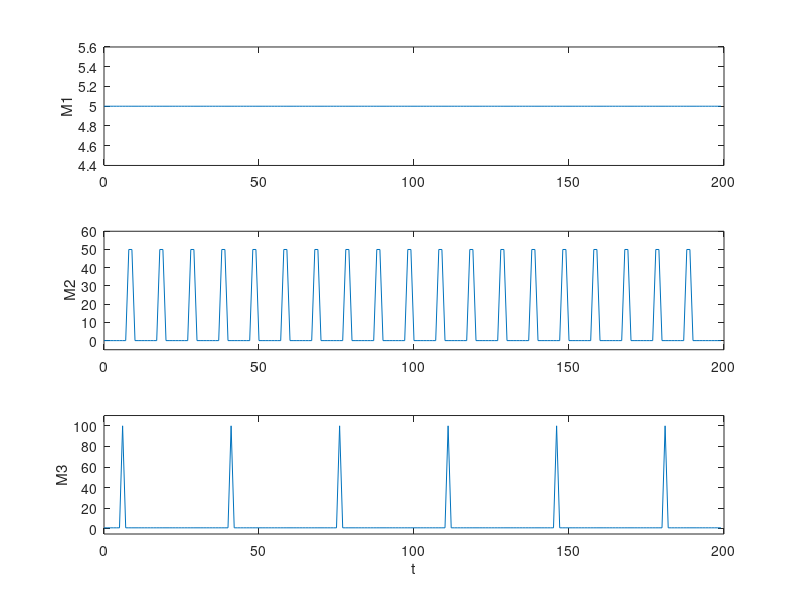
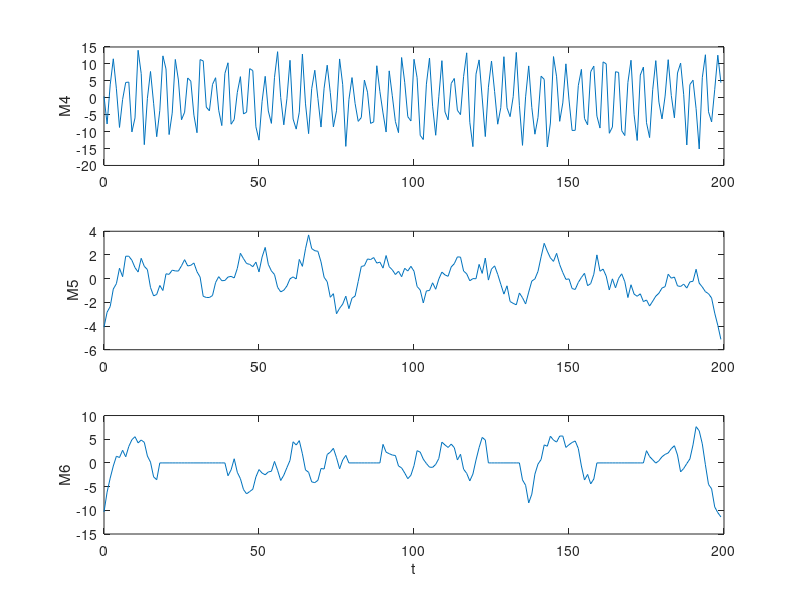

These charts were generated, in order, by the following MATLAB code: (Note: this script raises an error after producing the figures.)
function optim_P3_small(debug_lvl, iter_req, count_failed, initial_parameters)
% optim_P3_small attempts to solve a convvex optimization problem.
%   
%   DESCRIPTION:
%   The program attempts to minimize the convex optimization problem described in 
%
%   M. Choi, S. Kim and S. Seo, "Energy Management Optimization in a Battery/Supercapacitor 
%   Hybrid Energy Storage System," in IEEE Transactions on Smart Grid, vol. 3, no. 1, 
%   pp. 463-472, March 2012.
% 
%   DOI: 10.1109/TSG.2011.2164816
%   
%   The implemented mathematics were tested to be consistent with the math given in the paper.
%   Missed parameters and values were tried to reverse engineer or tried to set to reasonable 
%   values.
%
%
%   SYNTAX:
%       optim_P3_small()
%       optim_P3_small(debug_lvl)
%       optim_P3_small(debug_lvl, iter_req)
%       optim_P3_small(debug_lvl, iter_req, count_failed)
%       optim_P3_small(debug_lvl, iter_req, count_failed, initial_parameters)
%
%   where:
%       debug_lvl = [0|1] --> will print debugging infos in stdout
%       iter_req = [int]  --> number of iterations requested for MIAD
%       count_failed = [0|1] --> whether or not to count failed / non convergence runs in MIAD
%       initial_parameters = [0|1] --> 0 = use parameters from chapter 4B | 1 = use parameters from Fig. 7
%
%   EXAMPLES:
%       optim_P3_small() will result in a single run, where the results of Fig. 6 are tried to reproduce
%       optim_P3_small(0, 50, 0, 1) will result in 50 runs where the results from Fig 7 are tried to reproduce

close all;

if nargin < 1
    debug_lvl = 0;
end

if nargin < 2
    iter_req = 1;
end

if nargin < 3
    count_failed = 1;
end

if nargin < 4
    initial_parameters = 1;
end

disp(['debug_lvl: ', num2str(debug_lvl)])

%% input parameters

% parameters inputs 

T = 200;
K = 4;

% parameters for solver:
TolCon = 1e-12;
MaxIter = 10000;
MaxFunEvals = 50000;


%% generate input Data

% from table in the paper
C_k = [50, 150, 310, 350];          % in [F]
V_sk_max = [2.7, 2.7, 2.7, 2.7];    % in [V]
R_sk_max = [20, 14, 2.2, 3.2]*1e-3;  % in [Ohm]


% HACK: Delta is given nowhere in the paper besides the info 
% "We assume that the voltage and current are measured using discrete 
% signals with a sufficiently small sampling period"

% the time constants (R*C) of the K capacitor systems are
% tau_k = R_k * C_k = [1.   , 2.1  , 0.682, 1.12 ]
% smallest one is 0.682 seconds
%   --> assume properly sampled (Delta <= tau/10)
%   => Delta <= 0.0688... set Delta to 0.01s
Delta = 0.01;

%% generate input data M1-M3 (reverse engineered from plots)

M1 = 5 * ones(T, 1);
M2 = zeros(T,1);
M3 = ones(T, 1);
t = 0:T-1;

for i=1:10:T-10
    M2(i+8) = 50;
    M2(i+9) = 50;
end

for i=7:35:T
    M3(i) = 100;
end

% HACK: M4-M6 are not in the paper, I just came up with something similar looking

rng(10000)

M4 = rand(T, 1) * 10 + 10 * sin(linspace(0, 150 * 2 * pi, T)');
M4 = M4 - mean(M4);

a_filt = ones(10,1)/10;
M5 = rand(T, 1) * 20;
M5 = conv(M5, a_filt, 'same');
M5 = M5 - mean(M5);

M6 = rand(T, 1) * 40;
M6 = conv(M6, a_filt, 'same');
M6 = M6 + 2 * sin(linspace(0, 20 * 2 * pi, T)');
M6 = M6 - mean(M6);
M6(19:40) = 0;
M6(80:90) = 0;
M6(125:135) = 0;
M6(160:175) = 0;

I_Mn = [M1, M2, M3, M4, M5, M6];


%% plot test data M1-M3
figure();
subplot(3,1,1);
plot(t, M1);
ylabel('M1')

subplot(3,1,2);
plot(t, M2);
ylabel('M2')
ylim([-5, 60])

subplot(3,1,3);
plot(t, M3);
ylabel('M3')
xlabel('t')
ylim([-5, 110])

%% plot test data M4-M6
figure();
subplot(3,1,1);
plot(t, M4);
ylabel('M4')

subplot(3,1,2);
plot(t, M5);
ylabel('M5')

subplot(3,1,3);
plot(t, M6);
ylabel('M6')
xlabel('t')

%% initial conditions

% the individuall components of x to find in Tx1 and TxK form
I_b0        = zeros(T, 1);
I_sk_out0   = zeros(T, K);
I_sk_in0    = zeros(T, K);
V_sk0       = zeros(T+1, K);
L_k0        = zeros(T, K);

% flatten each one to Tx1 and (K*T)x1 
I_b0        = reshape(I_b0,1,[]).';
I_sk_out0   = reshape(I_sk_out0,1,[]).';
I_sk_in0 	= reshape(I_sk_in0,1,[]).';
V_sk0       = reshape(V_sk0,1,[]).';
L_k0        = reshape(L_k0,1,[]).';

% combine into x and set as x0 (startvector) this is only for 
% testing and will be overwritten later
x0 = [  I_b0;
        I_sk_out0;
        I_sk_in0;
        V_sk0;
        L_k0];
    


%% construct the problem

%% constraint 1

% constraint : I_B + sum_k(I_sk_out - I_sk_in) - sum_n(I_Mn) = 0

% eq_lh = I_B + sum(I_sk_out - I_sk_in);
% eq_rh = sum(I_Mn, 2);

% in matrix form this should be:
% [I,   I,    I,    I,    I,    -I,   -I,   -I,   -I] * 
% [I_b, I_1o, I_2o, I_3o, I_4o, I_1i, I_2i, I_3i, I_4i]^T

I = eye(T, T);
A1 = I;
A4 = zeros(T, (T+1)*K);
A5 = zeros(T, T*K);

A2 = [];
A3 = [];
for k=1:K
    A2 = [A2,  I];
    A3 = [A3,  I];
end

%        I_b, I_sk_out, I_sk_in,  V_sk, L_k
eq1_A = [A1,  A2,       -A3,      A4,   A5];
eq1_b = sum(I_Mn, 2);

if debug_lvl > 0
    % test for debugging --> this must not fail
    disp('eq1_A * x0 - eq1_b');
    eq1_A * x0 - eq1_b
end

%% constraint 2 original implementation

% constraint : (A-I) * V_sk - D_k_out * I_sk_out - D_k_in * I_sk_in = 0

% eq_lh = (A-I) * V_sk - D_k_out * I_sk_out - D_k_in * I_sk_in;
% eq_rh = 0;

% should in matrix form be 
% [0, A-I, -D_k_out, -D_k_in, 0] *
% [I_b, V_sk, I_sk_out, I_sk_in, L_k]^T
% where the non zero terms must actually be concat k times

% part 1: (A-I) * V_sk
A11 = zeros(1, T);
A11(1,1) = 1;
A21 = eye(T);
A22 = zeros(T,1);

A_k = [ A11, 0;
        A21, A22];

% build block diagonalmatrix with K blocks on diagonal
args = cell(K);
for k=1:K
    args{k} = A_k;
end
A = blkdiag(args{:});
Ia = eye(size(A));

% part 2: D_k_out * I_sk_out - D_k_in * I_sk_in
tmp = [ zeros(1,T); 
        eye(T)];
    
args1 = cell(K);
args2 = cell(K);
for k=1:K
    c1 = R_sk_max(k) + Delta / C_k(k);
    c2 = R_sk_max(k) - Delta / C_k(k);
    args1{k} = c1 * tmp;
    args2{k} = c2 * tmp;
end
D_out = blkdiag(args1{:});
D_in = blkdiag(args2{:});

Z = zeros(size(D_out, 1), T);
Z_k = zeros(size(D_out, 1), K*T);

%         I_b,  I_sk_out, I_sk_in,  V_sk,    L_k
eq2_A = [ Z,    -D_out,   -D_in,    (A-Ia), Z_k];
eq2_b = zeros(size(D_out, 1), 1);


% get all non zero rows
idx = sum(abs(eq2_A), 2) > 0;
% exclude all zero rows
eq2_A = eq2_A(idx,:);
eq2_b = eq2_b(idx,:);


% test for debugging --> this must not fail
if debug_lvl > 0
    disp('D_out * I_sk_out0');
    D_out * I_sk_out0
    disp('D_in * I_sk_in0');
    D_in * I_sk_in0
    disp('A * V_sk0');
    A * V_sk0
    disp('eq2_A * x0 - eq2_b');
    eq2_A * x0 - eq2_b
end


%% constraint 3

% constraint : E * V_sk = 0

% eq_lh = E * V_sk
% eq_rh = 0;

E_sub = zeros(1, T+1);
E_sub(1) = 1;
E_sub(end) = -1;

% stack K times
E = [];
for k=1:K
    E = [E, E_sub];
end

Z1 = zeros(1, T);
Z2 = zeros(1, K*T);

%         I_b,  I_sk_out,   I_sk_in, V_sk, L_k
eq3_A = [ Z1,   Z2,         Z2,       E,   Z2 ];
eq3_b = 0;

if debug_lvl > 0
    % test for debugging --> this must not fail
    disp('E * V_sk0');
    E * V_sk0
    disp('eq3_A * x0 - eq3_b');
    eq3_A * x0 - eq3_b
end

%% combine all constraints to one
Aeq = [
    eq1_A;
    eq2_A;
    eq3_A];

beq = [
    eq1_b;
    eq2_b;
    eq3_b];

if debug_lvl > 0
    % test for debugging --> this must not fail
    disp('Aeq * x0 - beq');
    Aeq * x0 - beq
end


%% inequality constraint 1

% constraint : -L_k <= I_sk_out - I_sk_in <= L_k
% can be rewritten into: 
%   (1): -L_k <= I_sk_out - I_sk_in
%   (2): I_sk_out - I_sk_in <= L_k      | switch sides
% can be rewritten into: 
%   (1): -L_k <= I_sk_out - I_sk_in
%   (2):  L_k >= I_sk_out - I_sk_in     | * -1
% can be rewritten into: 
%   (1): -L_k <=  I_sk_out - I_sk_in    | -I_sk_out | +I_sk_in
%   (2): -L_k <= -I_sk_out + I_sk_in    | +I_sk_out | -I_sk_in
%  which can be rewritten to:
%   (1): -I_sk_out + I_sk_in - L_k <= 0
%   (2):  I_sk_out - I_sk_in - L_k <= 0
% which in matrix algebra is:

Z          = zeros(T*K, T);
Z_k        = zeros(T*K, K*(T+1));

E_I_sk_out = eye(T*K);
E_I_sk_in = eye(T*K);
E_L_k = eye(T*K);

%      I_b,  I_sk_out,    I_sk_in,   V_sk,  L_k
A_11 = [Z,   -E_I_sk_out,  E_I_sk_in, Z_k,  -E_L_k];
b_11 = zeros(T*K, 1);

%      I_b,  I_sk_out,    I_sk_in,   V_sk,  L_k
A_12 = [Z,    E_I_sk_out, -E_I_sk_in, Z_k,  -E_L_k];
b_12 = zeros(T*K, 1);


%%  combine all inequality constraints
A = [   A_11;
        A_12];

b = [   b_11;
        b_12];

if debug_lvl > 0
    % test for debugging --> this must not fail
   disp('A * x0 - b');
   A * x0 - b 
end

%% construct F vector

F = sparse(eye(T-1, T));
for t=1:T-1
    F(t, t+1) = -1;
end

if debug_lvl > 0
    % test for debugging --> this must not fail
   disp('F * I_b0');
   F * I_b0
end

%% set the boundaries

% from mathworks documentation:
% x(i) >= lb(i) for all i.
% x(i) <= ub(i) for all i.

% no constraint on I_b
lb_I_b = ones(T, 1)* -inf;
ub_I_b = ones(T, 1) * inf;

% 0 <= I_sk_out
lb_I_sk_out = zeros(T*K, 1);
ub_I_sk_out = ones(T*K, 1) * inf;

% 0 <= I_sk_in
lb_I_sk_in = zeros(T*K, 1);
ub_I_sk_in = ones(T*K, 1) * inf;

% 0 <= V_sk <= V_sk_max | for each k
lb_V_sk = zeros((T+1)*K, 1);
ub_V_sk = [];
for k=1:K
    ub_V_sk = [ub_V_sk; ones(T+1, 1) * V_sk_max(k)];
end

% no constraint on L_k
lb_L_k = ones(T*K, 1) * -inf;
ub_L_k = ones(T*K, 1) *  inf;

lb = [lb_I_b; lb_I_sk_out; lb_I_sk_in; lb_V_sk; lb_L_k];
ub = [ub_I_b; ub_I_sk_out; ub_I_sk_in; ub_V_sk; ub_L_k];


%% nonlinear constraint
nonlcon = [];


%% build objective function for P2

% minimize : sum_k(R_sk * f_sub * L_k)
%   where:
%       R_sk is 1x1
%       L_k is Tx1
%       f_sub is 1xT
%     for each k

%    I_b         I_sk_out,     I_sk_in,      V_sk
f = [zeros(1,T), zeros(1,T*K), zeros(1,T*K), zeros(1,(T+1)*K)];
for k=1:K
    f = [f,  R_sk_max(k) * ones(1,T)];
end

if debug_lvl > 0
    % test for debugging --> this must not fail
    disp('f * x0');
    f * x0
end


%% parameters

% from fig 6 in the paper
epsilon =  0.7;
sigma_1 = 26.0;
sigma_2 =  0.8;
gamma = 0.001;
delta = 1.;


%% nonlinear constraint
nonlcon = [];


%% input for MIAD

if initial_parameters > 0
    % initial values for testrun from fig 7
    sigma_1 = 2.0;
    sigma_2 = 0.5;
    alpha = 2;
    beta_1 = 2.0;
    beta_2 = 0.5;
else
    % from fig 6 in the paper
    epsilon =  0.7;
    sigma_1 = 26.0;
    sigma_2 =  0.8;
    gamma = 0.001;
    delta = 1.;
end


%% initial conditions

% use initial conditions saved from initial runs if exist, otherwise use random initial values
if exist('x_start_orig_0.mat','file')
    load('x_start_orig_0.mat', 'x');
    x0 = x;
else
    rng('shuffle')
    x0 = rand(size(x));
end


%% solver options

% according to matab documentation the interior-point Algorithm of fmincon
% implements the Barrier Function approach to the minization
% https://de.mathworks.com/help/optim/ug/constrained-nonlinear-optimization-algorithms.html
% options = optimoptions(@fmincon,'Algorithm','interior-point', ...
%             'Display','off', ...
%             'PlotFcn',{@optimplotx,@optimplotfval,@optimplotfirstorderopt} ...
%             );

options = optimoptions(@fmincon,'Algorithm','interior-point', ...
    'PlotFcn',{@optimplotconstrviolation,@optimplotfval,@optimplotfirstorderopt}, ...
    'Display','iter', 'MaxIter', MaxIter, 'MaxFunEvals', MaxFunEvals, ...
    'TolCon', TolCon);

%% MIAD

if alpha < 1
   error('Initial parameter ERROR: alpha must be bigger than 1') 
end
if beta_1 < 0 && beta_1 >= sigma_1
   error('Initial parameter ERROR: beta_1 must be bigger than 0 and smaller sigma_1') 
end
if beta_2 < 0 && beta_2 >= sigma_2
   error('Initial parameter ERROR: beta_2 must be bigger than 0 and smaller sigma_2') 
end


n = 1;
m = 1;
n_iter = 0;
% HACK: this is not in the paper but we need to initialize the values and
% it seems valid, ssince they will be overwritten anyways
temp_1 = sigma_1;
temp_2 = sigma_2;
while n_iter < iter_req
    
    % I_Mn is constant for us
    if debug_lvl > 0
        disp(['sigma_1: ', num2str(sigma_1)])
        disp(['sigma_2: ', num2str(sigma_2)])
        disp(['n_iter: ', num2str(n_iter)])
        
    end
    
    fun = @(x)objective_fun_P3( x, sigma_1, sigma_2, epsilon, gamma, delta, T, F, f);
    
    if(fun(x) == inf)
        warning('initial value vector results in fval=inf --> restarting at x0=0');
        x = x .* 0;
    end
    
    x0 = x;
    [x, fval, exitflag, output] = ...
        fmincon(fun,x,A,b,Aeq,beq,lb,ub,nonlcon,options);

    output
    
    is_feasible = exitflag ~= -2;
    if(is_feasible)
        disp(['exitflag=', num2str(exitflag)])
        disp(['fval: ', num2str(fval)])
    else
        disp('Solution is NOT OK (NOT feasible)')
        output.message
    end
    
    if (is_feasible + count_failed) > 0
        n_iter = n_iter + 1;
    end
    
    if (is_feasible)
        if sigma_1 >= beta_1 && sigma_2 >= beta_2
            if n == 1
                temp_1 = sigma_1;
                sigma_1 = sigma_1 - beta_1;
                n = 2;
            else
                temp_2 = sigma_2;
                sigma_2 = sigma_2 - beta_2;
                n = 1;
            end
            % I_Mn is constant for us
        end
    else
        if temp_1 - sigma_1 == beta_1
            sigma_1 = sigma_1 + beta_1;
        end
        if temp_2 - sigma_2 == beta_2
            sigma_2 = sigma_2 + beta_2;
        end
        
        if temp_1 - sigma_1 ~= beta_1 && temp_2 - sigma_2 ~= beta_2
            if m == 1
                sigma_1 = alpha * sigma_1;
                m = 2;
            else
                sigma_2 = alpha * sigma_2;
                m = 1;
            end
        end
    end
end

%% save results
save('x_start_orig_0.mat', 'x', 'output');

%% get results

cnt = 1;
I_b = x(cnt:cnt+T-1);
cnt = cnt + T;

I_sk_out = x(cnt:cnt + K*T-1);
cnt = cnt + K*T;

I_sk_in = x(cnt:cnt + K*T-1);
cnt = cnt + K*T;

V_sk = x(cnt:cnt + K*(T+1)-1);
cnt = cnt + K*(T+1);

L_k = x(cnt:cnt + K*T-1);

I_sk = I_sk_out - I_sk_in;

I_sk = reshape(I_sk,[T,K]);
I_sk_out = reshape(I_sk_out,[T,K]);
I_sk_in = reshape(I_sk_in,[T,K]);
V_sk = reshape(V_sk,[T+1,K]);
L_k = reshape(L_k,[T,K]);
t = 1:T;

%% plot results
figure();

subplot(3,1,1);
plot(t, I_b);
ylabel('I_b')
legend('I_b')

subplot(3,1,2);
l = {};
for k=1:K
    plot(t, I_sk_in(:,k), '-');
    l{k} = ['I_{s', num2str(k), '}'];
    hold on;
end
ylabel('I_{s}')
legend(l)


subplot(3,1,3);
l = {};
for k=1:K
    plot([0, t], V_sk(:,k));
    l{k} = ['V_{s', num2str(k), '}'];
    hold on;
end
ylabel('V_{s}')
legend(l)
xlabel('t')

%% test constrains as given in equations

% first constraint
vals_c1 = I_b + sum(I_sk_out - I_sk_in, 2) - sum(I_Mn, 2);

figure()
plot(vals_c1)
title('I_b + sum(I_{sk}^{out} - I_{sk}^{in}) - sum(I_{M_n}) | should all be zero')

% second constraint
vals_c2 = zeros(T,1);
for k=1:K
    sumval = Delta/C_k(k) * I_sk(:,k) + R_sk_max(k) * abs(I_sk(:,k));
    
    vals_c2 = vals_c2 + V_sk(2:end,k);
    vals_c2 = vals_c2 - cumsum(sumval);
end

figure()
plot(vals_c1)
title('second sconstraint | should all be zero')

% third constraint
disp(['should be zero:', num2str(V_sk(1) - V_sk(end))])

% fourth constraint - lb

% (I_sk_out-I_sk_in) <= -L_k
vals_c31 = (I_sk_out-I_sk_in)-L_k;

figure()
for k=1:K
    plot(vals_c31(:,k))
    hold on
end
plot(vals_c1 .* 0, 'k')
title('( I_{sk}_{out}-I_{sk}^{in} )+L_k  | should all be higher than zero')

% (I_sk_out-I_sk_in) <= L_k
vals_c32 = L_k -(I_sk_out-I_sk_in);

figure()
for k=1:K
    plot(vals_c32(:,k))
    hold on
end
plot(vals_c1 .* 0, 'k')
title('L_k -( I_{sk}^{ou} - I_{sk}^{in} ) | should all be higher than zero')

%% test constraints as implemented in matrix form

figure()
v = Aeq * x - beq;
plot(v < 0)
title('Aeq * x - beq <= 0 | should all be true')

figure()
v = A * x - b;
plot(abs(v) < options.TolCon );
title('A * x - b = 0 | should all be true')

%% test boundaries as implemented in matrix form

figure()
plot(x >= lb)
title('x >= lb | should all be true')

figure()
plot(x <= ub)
title('x <= ub | should all be true')


end

function [ fval ] = objective_fun_P3( x, sigma_1, sigma_2, epsilon, gamma, delta, T, F, f)
    
    % get I_b the only needed values from x
    I_b = x(1:T, 1);
    
    val_1 = epsilon * sum(penalty_function(I_b, sigma_1));
    val_2 = (1-epsilon) * sum(penalty_function(F * I_b, sigma_2));
    val_3 = (f * x);
    
    fval = gamma * (val_1 + val_2) + delta * val_3;
end

function theta = penalty_function(u, sigma)
    theta = ones(size(u)) * inf;
    idx = abs(u) < sigma;
    theta(idx) = -sigma^2 * log(1-(u(idx)/sigma).^2);
end